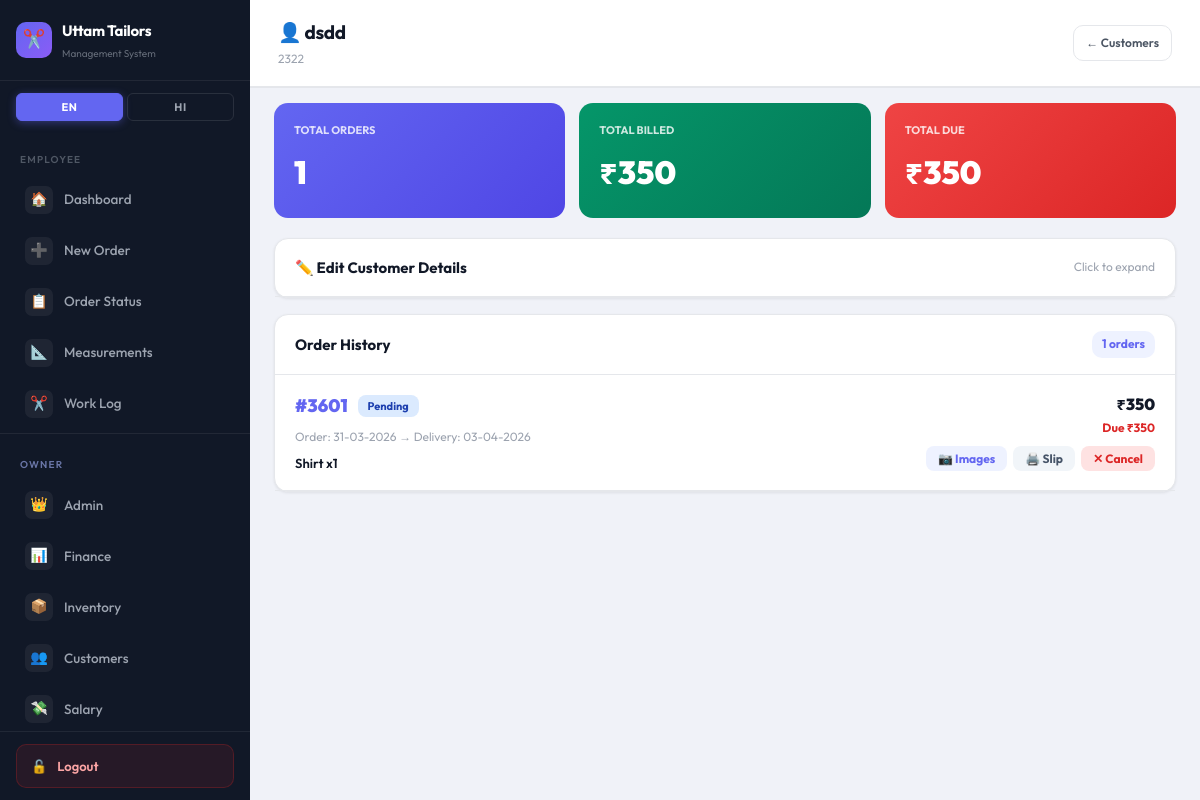
/owner/customers/2 (signed in), run on the app's committed database.
### tables this page shows
CREATE TABLE customers (
            id          INTEGER PRIMARY KEY AUTOINCREMENT,
            name        TEXT NOT NULL,
            mobile      TEXT,
            address     TEXT,
            created_at  TEXT DEFAULT (datetime('now','localtime'))
        );

CREATE TABLE orders (
            id              INTEGER PRIMARY KEY AUTOINCREMENT,
            order_code      TEXT UNIQUE NOT NULL,
            customer_id     INTEGER NOT NULL,
            order_date      TEXT,
            delivery_date   TEXT,
            total_amount    REAL DEFAULT 0,
            extra_charges   REAL DEFAULT 0,
            payable_amount  REAL DEFAULT 0,
            advance_paid    REAL DEFAULT 0,
            remaining       REAL DEFAULT 0,
            payment_mode    TEXT DEFAULT 'cash',
            status          TEXT DEFAULT 'pending',
            is_urgent       INTEGER DEFAULT 0,
            note            TEXT,
            repeat_of       TEXT DEFAULT NULL,
            created_at      TEXT DEFAULT (datetime('now','localtime')), delivered_at TEXT DEFAULT NULL,
            FOREIGN KEY (customer_id) REFERENCES customers(id)
        );

### app/routes/owner.py (the view)
@bp.route("/customers/<int:customer_id>")
@owner_required
def owner_customer_detail(customer_id):
    conn = get_db()
    cust = conn.execute("SELECT * FROM customers WHERE id=?", (customer_id,)).fetchone()
    if not cust:
        conn.close()
        return "Customer not found", 404
    orders = conn.execute("""
        SELECT o.*, GROUP_CONCAT(oi.garment_type||' x'||oi.quantity, ', ') as garments_str
        FROM orders o LEFT JOIN order_items oi ON oi.order_id=o.id
        WHERE o.customer_id=? GROUP BY o.id ORDER BY o.id DESC
    """, (customer_id,)).fetchall()
    def fmtd(d):
        if not d: return "—"
        p = str(d).split("-")
        return f"{p[2]}-{p[1]}-{p[0]}" if len(p)==3 else d
    urgent_count = conn.execute(
        "SELECT COUNT(*) as c FROM orders WHERE is_urgent=1 AND status!='delivered'"
    ).fetchone()["c"]
    conn.close()
    orders_list = [{
        "order_code":       o["order_code"],
        "status":           o["status"],
        "order_date_fmt":   fmtd(o["order_date"]),
        "delivery_date_fmt":fmtd(o["delivery_date"]),
        "payable_amount":   o["payable_amount"] or 0,
        "advance_paid":     o["advance_paid"] or 0,
        "remaining":        o["remaining"] or 0,
        "is_urgent":        o["is_urgent"],
        "note":             o["note"] or "",
        "garments_str":     o["garments_str"] or "",
    } for o in orders]
    total_billed = sum(o["payable_amount"] for o in orders_list)
    total_due    = sum(o["remaining"] for o in orders_list)
    return render_template("owner/customer_detail.html",
        active_page="customers", show_voice=False,
        urgent_count=urgent_count,
        cust={"id":cust["id"],"name":cust["name"],"mobile":cust["mobile"] or "",
              "address":cust["address"] or ""},
        orders=orders_list,
        total_billed=int(total_billed), total_due=int(total_due)
    )

### app/routes/owner.py (called while the page is built)
def owner_required(f):
    @wraps(f)
    def decorated(*args, **kwargs):
        if not session.get("owner_logged_in"):
            return redirect(url_for("owner.login"))
        return f(*args, **kwargs)
    return decorated

### database.py (called while the page is built)
def get_db():
    conn = sqlite3.connect(Config.DATABASE)
    conn.row_factory = sqlite3.Row
    conn.execute("PRAGMA journal_mode=WAL")
    conn.execute("PRAGMA foreign_keys=ON")
    return conn

### run.py (called while the page is built)
@app.after_request
def add_ngrok_header(response):
    response.headers["ngrok-skip-browser-warning"] = "true"
    return response

### templates/owner/customer_detail.html (shortened to what this page needs)
{% extends "base.html" %}
{% block content %}
<div class="page-header">
  <div>
    <h1>👤 {{ cust.name }}</h1>
    <div class="header-sub">{{ cust.mobile or 'No mobile' }}{% if cust.address %} · {{ cust.address }}{% endif %}</div>
  </div>
  <div style="display:flex;gap:8px;align-items:center;">
    <a href="/owner/customers" class="btn btn-ghost btn-sm">← Customers</a>
  </div>
</div>
<div class="page-body" style="padding:16px 24px;">
  <div style="display:grid;grid-template-columns:repeat(3,1fr);gap:14px;margin-bottom:20px;">
    <div style="background:linear-gradient(135deg,#6366f1,#4f46e5);border-radius:14px;padding:18px 20px;color:#fff;">
      <div style="font-size:11px;font-weight:700;opacity:0.8;text-transform:uppercase;margin-bottom:6px;">Total Orders</div>
      <div style="font-size:32px;font-weight:900;">{{ orders|length }}</div>
    </div>
    <div style="background:linear-gradient(135deg,#059669,#047857);border-radius:14px;padding:18px 20px;color:#fff;">
      <div style="font-size:11px;font-weight:700;opacity:0.8;text-transform:uppercase;margin-bottom:6px;">Total Billed</div>
      <div style="font-size:32px;font-weight:900;">₹{{ total_billed }}</div>
    </div>
    <div style="background:linear-gradient(135deg,{% if total_due > 0 %}#ef4444,#dc2626{% else %}#059669,#047857{% endif %});border-radius:14px;padding:18px 20px;color:#fff;">
      <div style="font-size:11px;font-weight:700;opacity:0.8;text-transform:uppercase;margin-bottom:6px;">Total Due</div>
      <div style="font-size:32px;font-weight:900;">{% if total_due > 0 %}₹{{ total_due }}{% else %}All Paid ✓{% endif %}</div>
    </div>
  </div>
  <div class="card mb-20" style="margin-bottom:16px;">
    <div class="card-header" style="cursor:pointer;" onclick="var b=document.getElementById('edit-body');b.style.display=b.style.display==='none'?'block':'none';">
      <span class="card-title">✏️ Edit Customer Details</span>
      <span style="font-size:12px;color:var(--text-muted);">Click to expand</span>
    </div>
  </div>
  <div class="card">
    <div class="card-header">
      <span class="card-title">Order History</span>
      <span style="font-size:12px;font-weight:700;background:var(--accent-light);color:var(--accent);padding:3px 10px;border-radius:10px;">{{ orders|length }} orders</span>
    </div>
    {% for o in orders %}
    <div style="border-bottom:1px solid var(--border);padding:16px 20px;">
      <div style="display:flex;justify-content:space-between;align-items:flex-start;flex-wrap:wrap;gap:10px;">
        <div>
          <div style="display:flex;align-items:center;gap:10px;flex-wrap:wrap;margin-bottom:6px;">
            <span style="font-size:18px;font-weight:900;color:var(--accent);">#{{ o.order_code }}</span>
            <span style="font-size:11px;padding:2px 10px;border-radius:8px;font-weight:700;
              background:{% if o.status=='delivered' %}#d1fae5;color:#065f46{% elif o.status=='ready' %}#ede9fe;color:#6d28d9{% elif o.status=='cancelled' %}#fee2e2;color:#dc2626{% else %}#dbeafe;color:#1e40af{% endif %};">
              {{ o.status|title }}
            </span>
          </div>
          <div style="font-size:12px;color:var(--text-muted);margin-bottom:4px;">
            Order: {{ o.order_date_fmt }} → Delivery: {{ o.delivery_date_fmt }}
          </div>
          <div style="font-size:13px;font-weight:600;color:var(--text-primary);">{{ o.garments_str or '—' }}</div>
        </div>
        <div style="text-align:right;">
          <div style="font-size:16px;font-weight:900;">₹{{ o.payable_amount|int }}</div>
          <div style="font-size:12px;font-weight:700;{% if o.remaining > 0 %}color:var(--danger){% else %}color:var(--success){% endif %};">
            {% if o.remaining > 0 %}Due ₹{{ o.remaining|int }}{% else %}Fully Paid ✓{% endif %}
          </div>
          <div style="display:flex;gap:6px;margin-top:8px;justify-content:flex-end;flex-wrap:wrap;">
            <button onclick="loadImages('{{ o.order_code }}')"
              style="background:var(--accent-light);color:var(--accent);border:none;border-radius:8px;padding:5px 12px;font-size:12px;font-weight:700;cursor:pointer;">
              📷 Images
            </button>
            <button onclick="window.open('/print-slip/{{ o.order_code }}','_blank')"
              style="background:#f1f5f9;color:#475569;border:none;border-radius:8px;padding:5px 12px;font-size:12px;font-weight:700;cursor:pointer;">
              🖨️ Slip
            </button>
            {% if o.status != 'delivered' and o.status != 'cancelled' %}
            <form action="/owner/orders/cancel/{{ o.order_code }}" method="POST" style="margin:0;"
              onsubmit="return confirm('Cancel order #{{ o.order_code }}?')">
              <button type="submit"
                style="background:var(--danger-light);color:var(--danger);border:none;border-radius:8px;padding:5px 12px;font-size:12px;font-weight:700;cursor:pointer;">
                ✕ Cancel
              </button>
            </form>
            {% endif %}
          </div>
        </div>
      </div>
    </div>
    {% else %}
    <div style="padding:40px;text-align:center;color:var(--text-muted);">
      <div style="font-size:32px;margin-bottom:8px;">📭</div>
      <div style="font-weight:700;">No orders yet</div>
    </div>
    {% endfor %}
  </div>
</div>
{% endblock %}

### static/css/main.css (style rules this page uses)
:root { --sidebar-bg: #111827; --sidebar-text: #9ca3af; --sidebar-active: #ffffff; --sidebar-accent: #6366f1; --sidebar-hover: #1f2937; --sidebar-width: 250px; --content-bg: #f0f2f8; --card-bg: #ffffff; --border: #e5e7eb; --text-primary: #111827; --text-secondary: #4b5563; --text-muted: #9ca3af; --accent: #6366f1; --accent-light: #eef2ff; --accent-dark: #4f46e5; --success: #059669; --success-light: #d1fae5; --warning: #d97706; --warning-light: #fef3c7; --danger: #dc2626; --danger-light: #fee2e2; --urgent: #ea580c; --urgent-light: #ffedd5; --radius-sm: 6px; --radius-md: 10px; --radius-lg: 14px; --radius-xl: 20px; --shadow-sm: 0 1px 3px rgba(0,0,0,0.08); --shadow-md: 0 4px 16px rgba(0,0,0,0.1); --shadow-lg: 0 10px 32px rgba(0,0,0,0.14); --font-main: 'Outfit','Noto Sans Devanagari',sans-serif; --font-size-base: 14px; --font-size-sm: 12px; --font-size-label: 12px; --font-size-input: 15px; --font-size-heading: 20px; --font-size-stat: 36px; --transition: 0.18s ease; }
*,*::before,*::after { box-sizing:border-box;margin:0;padding:0; }
html { font-size:16px;-webkit-text-size-adjust:100%; }
body { font-family:var(--font-main);font-size:var(--font-size-base);background:var(--content-bg);color:var(--text-primary);line-height:1.7;overflow-x:hidden; }
a { text-decoration:none;color:inherit; }
button { cursor:pointer;font-family:inherit; }
.page-header { background:var(--card-bg);border-bottom:1px solid var(--border);padding:16px 28px;display:flex;align-items:center;justify-content:space-between;position:sticky;top:0;z-index:50;box-shadow:0 1px 0 rgba(0,0,0,0.05); }
.page-header h1 { font-size:19px;font-weight:700;color:var(--text-primary);letter-spacing:-0.4px; }
.page-header .header-sub { font-size:12px;color:var(--text-muted);margin-top:1px; }
.page-body { padding:24px 28px;flex:1; }
.card { background:var(--card-bg);border:1px solid var(--border);border-radius:var(--radius-lg);box-shadow:var(--shadow-sm); }
.card-header { padding:16px 20px;border-bottom:1px solid var(--border);display:flex;align-items:center;justify-content:space-between; }
.card-title { font-size:15px;font-weight:700;color:var(--text-primary); }
.btn { display:inline-flex;align-items:center;justify-content:center;gap:8px;padding:11px 20px;border-radius:var(--radius-md);font-size:14px;font-weight:600;border:none;transition:all var(--transition);white-space:nowrap;cursor:pointer; }
.btn-ghost { background:transparent;color:var(--text-secondary);border:1.5px solid var(--border); }
.btn-sm { padding:7px 12px;font-size:12px; }
.page-body { width: 100%; }
.mb-20 { margin-bottom: 20px; }
.card { animation: fadeIn 0.25s ease-out; }
.page-body > * { animation: slideUp 0.25s ease-out; }
:root { --fs-xs: 11px; --fs-sm: 13px; --fs-base: 15px; --fs-md: 17px; --fs-lg: 20px; --fs-xl: 24px; --fs-2xl: 28px; --fs-3xl: 36px; --fs-huge: 44px; }

### data on the page
customers: name "dsdd", mobile "2322"
orders: order_code "3601", status "Pending", order_date_fmt "31-03-2026", delivery_date_fmt "03-04-2026", garments_str "Shirt x1", payable_amount "350", remaining "350"

### other printed values
{{ orders|length }} "1"
{{ total_billed }} "350"
{{ total_due }} "350"
